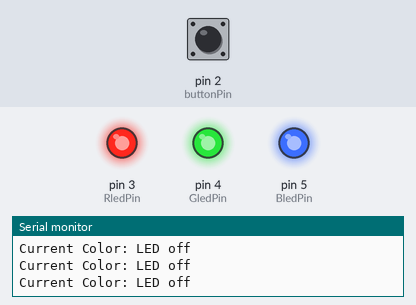
Recording of a sketch running on a simulated Arduino Uno, built with avr-gcc and run on an emulated ATmega328P. Parts: output pins drawn as LEDs (lit = HIGH), the last lines printed to the serial monitor. Inputs (shaded band) come from the test bench; at power-on: pin 2 (buttonPin) LOW.

Above: at 1.2 s.
1.3 s: pin 2 (buttonPin) pulled HIGH for 0.15 s
At 2.1 s:
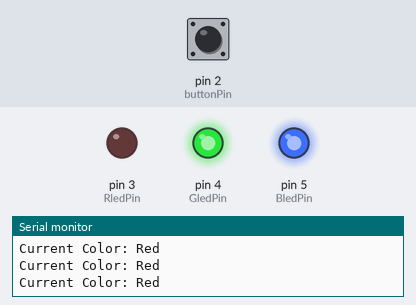
2.9 s: pin 2 (buttonPin) pulled HIGH for 1 s
At 3.4 s:
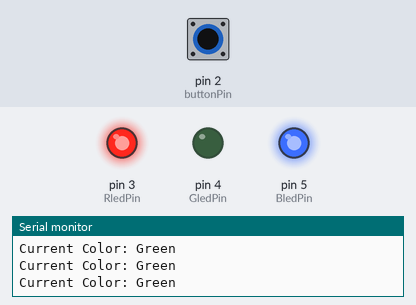
5.4 s: pin 2 (buttonPin) pulled HIGH for 0.15 s
At 5.9 s:
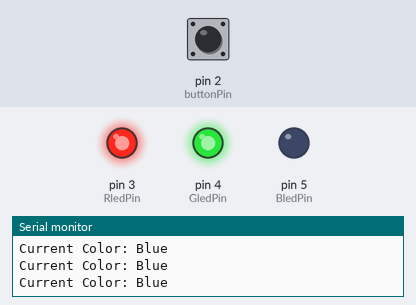
7.0 s: pin 2 (buttonPin) pulled HIGH for 3.2 s
At 8.1 s:
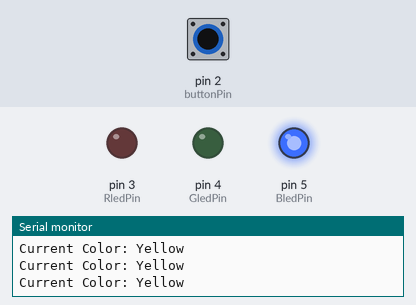
11.7 s: pin 2 (buttonPin) pulled HIGH for 0.15 s
At 12.5 s:
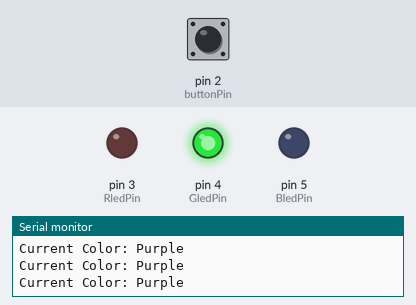
13.3 s: pin 2 (buttonPin) pulled HIGH for 1 s
At 13.7 s:
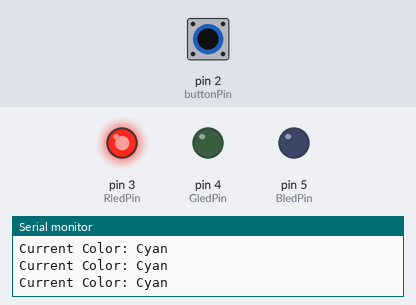
Timing chart, 0 to 16.3 s (numbered marks = the images above; inputs shaded):
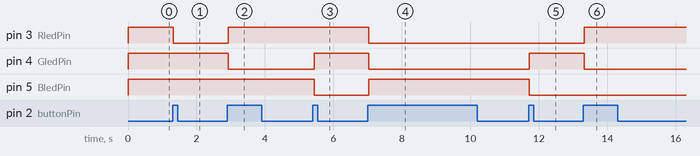

The sketch:

Practice6Displaythecurrentcolorstate.ino
```cpp
const int buttonPin = 2;
const int RledPin = 3;
const int GledPin = 4;
const int BledPin = 5;

int buttonState = 0;
int ledcolor = 0;
bool ButtonPressed = false;
String currentcolor="led";

void setup() {
  // put your setup code here, to run once:
  pinMode(RledPin, OUTPUT);
  pinMode(GledPin, OUTPUT);
  pinMode(BledPin, OUTPUT);
  pinMode(buttonPin, INPUT);
  Serial.begin(9600);
}

void loop() {
  // put your main code here, to run repeatedly:
  buttonState = digitalRead(buttonPin);
  Serial.print("Current Color: ");
  Serial.println(currentcolor);

  if(buttonState == HIGH && !ButtonPressed) {
    ledcolor = ledcolor + 1;
    ButtonPressed = true;
    //delay(100);
  }
  if(buttonState == LOW && ButtonPressed){
    ButtonPressed = false;
  }

  if (ledcolor == 0){
    currentcolor = "LED off";
    digitalWrite(RledPin, HIGH);
    digitalWrite(GledPin, HIGH);
    digitalWrite(BledPin, HIGH);
  }
  else if (ledcolor == 1){
    //RED
    currentcolor = "Red";
    digitalWrite(RledPin, LOW);
    digitalWrite(GledPin, HIGH);
    digitalWrite(BledPin, HIGH);
  }
  else if (ledcolor == 2){
    //GREEN
    currentcolor = "Green";
    digitalWrite(RledPin, HIGH);
    digitalWrite(GledPin, LOW);
    digitalWrite(BledPin, HIGH);
  }
  //BLUE
  else if (ledcolor == 3){
    currentcolor = "Blue";
    digitalWrite(RledPin, HIGH);
    digitalWrite(GledPin, HIGH);
    digitalWrite(BledPin, LOW);
  }
  else if (ledcolor == 4){
    currentcolor = "Yellow";
    digitalWrite(RledPin, LOW);
    digitalWrite(GledPin, LOW);
    digitalWrite(BledPin, HIGH);
  }
  //PURPLE
  else if (ledcolor == 5){
    currentcolor = "Purple";
    digitalWrite(RledPin, LOW);
    digitalWrite(GledPin, HIGH);
    digitalWrite(BledPin, LOW);
  }
  //CYAN
  else if (ledcolor == 6){
    currentcolor = "Cyan";
    digitalWrite(RledPin, HIGH);
    digitalWrite(GledPin, LOW);
    digitalWrite(BledPin, LOW);
  }
  //WHITE
  else if (ledcolor == 7){
    currentcolor = "White";
    digitalWrite(RledPin, LOW);
    digitalWrite(GledPin, LOW);
    digitalWrite(BledPin, LOW);
  }
  else if(ledcolor == 8){
    ledcolor = 0;
  }
}
```

Measured:
- after the input at 1.3 s, pin 3 (RledPin): HIGH → LOW at once
- after the input at 2.9 s, pin 3 (RledPin): LOW → HIGH at once; pin 4 (GledPin): HIGH → LOW at once
- after the input at 5.4 s, pin 4 (GledPin): LOW → HIGH at once; pin 5 (BledPin): HIGH → LOW at once
- after the input at 7.0 s, pin 3 (RledPin), pin 4 (GledPin): HIGH → LOW at once; pin 5 (BledPin): LOW → HIGH at once
- after the input at 11.7 s, pin 4 (GledPin): LOW → HIGH at once; pin 5 (BledPin): HIGH → LOW at once
- after the input at 13.3 s, pin 3 (RledPin): LOW → HIGH at once; pin 4 (GledPin): HIGH → LOW at once
